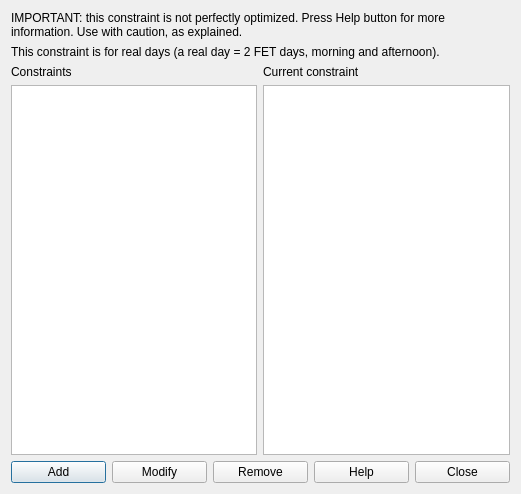
<?xml version="1.0" encoding="UTF-8"?>
<ui version="4.0">
 <class>ConstraintTeachersMaxGapsPerWeekForRealDaysForm_template</class>
 <widget class="QDialog" name="ConstraintTeachersMaxGapsPerWeekForRealDaysForm_template">
  <property name="geometry">
   <rect>
    <x>0</x>
    <y>0</y>
    <width>521</width>
    <height>494</height>
   </rect>
  </property>
  <property name="windowTitle">
   <string extracomment="This is the title of the dialog in which you see the list of all constraints of this type">Constraints teachers max gaps per week for real days</string>
  </property>
  <layout class="QGridLayout" name="gridLayout">
   <item row="0" column="0" colspan="2">
    <widget class="QLabel" name="label">
     <property name="sizePolicy">
      <sizepolicy hsizetype="Minimum" vsizetype="Minimum">
       <horstretch>0</horstretch>
       <verstretch>0</verstretch>
      </sizepolicy>
     </property>
     <property name="text">
      <string>IMPORTANT: this constraint is not perfectly optimized. Press Help button for more information. Use with caution, as explained.</string>
     </property>
     <property name="wordWrap">
      <bool>true</bool>
     </property>
    </widget>
   </item>
   <item row="1" column="0" colspan="2">
    <widget class="QLabel" name="label_2">
     <property name="sizePolicy">
      <sizepolicy hsizetype="Minimum" vsizetype="Minimum">
       <horstretch>0</horstretch>
       <verstretch>0</verstretch>
      </sizepolicy>
     </property>
     <property name="text">
      <string>This constraint is for real days (a real day = 2 FET days, morning and afternoon).</string>
     </property>
     <property name="wordWrap">
      <bool>true</bool>
     </property>
    </widget>
   </item>
   <item row="2" column="0">
    <layout class="QVBoxLayout" name="verticalLayout">
     <item>
      <widget class="QLabel" name="constraintsTextLabel">
       <property name="frameShape">
        <enum>QFrame::NoFrame</enum>
       </property>
       <property name="frameShadow">
        <enum>QFrame::Plain</enum>
       </property>
       <property name="text">
        <string>Constraints</string>
       </property>
       <property name="wordWrap">
        <bool>false</bool>
       </property>
      </widget>
     </item>
     <item>
      <widget class="QListWidget" name="constraintsListWidget"/>
     </item>
    </layout>
   </item>
   <item row="2" column="1">
    <layout class="QVBoxLayout" name="verticalLayout_2">
     <item>
      <widget class="QLabel" name="currentConstraintTextLabel">
       <property name="text">
        <string>Current constraint</string>
       </property>
       <property name="wordWrap">
        <bool>false</bool>
       </property>
      </widget>
     </item>
     <item>
      <widget class="QPlainTextEdit" name="currentConstraintTextEdit"/>
     </item>
    </layout>
   </item>
   <item row="3" column="0" colspan="2">
    <layout class="QHBoxLayout" name="horizontalLayout">
     <item>
      <widget class="QPushButton" name="addConstraintPushButton">
       <property name="text">
        <string>Add</string>
       </property>
      </widget>
     </item>
     <item>
      <widget class="QPushButton" name="modifyConstraintPushButton">
       <property name="text">
        <string>Modify</string>
       </property>
      </widget>
     </item>
     <item>
      <widget class="QPushButton" name="removeConstraintPushButton">
       <property name="text">
        <string>Remove</string>
       </property>
      </widget>
     </item>
     <item>
      <widget class="QPushButton" name="helpPushButton">
       <property name="text">
        <string>Help</string>
       </property>
      </widget>
     </item>
     <item>
      <widget class="QPushButton" name="closePushButton">
       <property name="text">
        <string>Close</string>
       </property>
      </widget>
     </item>
    </layout>
   </item>
  </layout>
 </widget>
 <layoutdefault spacing="6" margin="11"/>
 <resources/>
 <connections/>
</ui>
